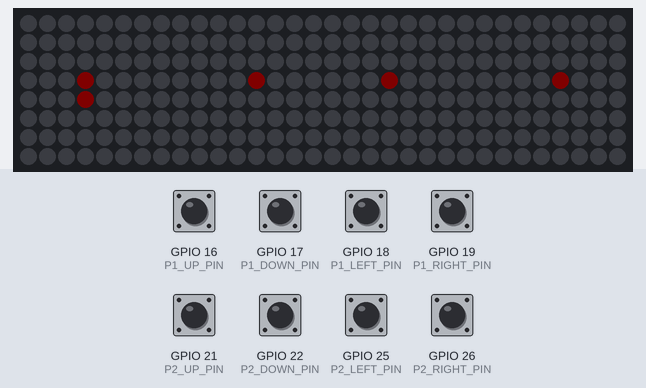
Bench run of a program on a simulated ESP32. On the bench: 32×8 RGB LED matrix (first LED top left, wired row by row). The inputs (shaded band) are chosen by the test bench; at power-on: GPIO 16 (P1_UP_PIN), GPIO 17 (P1_DOWN_PIN), GPIO 18 (P1_LEFT_PIN), GPIO 19 (P1_RIGHT_PIN), GPIO 21 (P2_UP_PIN), GPIO 22 (P2_DOWN_PIN), GPIO 25 (P2_LEFT_PIN), GPIO 26 (P2_RIGHT_PIN) HIGH. Dim RGB values are drawn brighter than linear.

Above: at 1.9 s.
2.0 s: GPIO 21 (P2_UP_PIN) pulled LOW for 0.15 s
At 2.11 s:
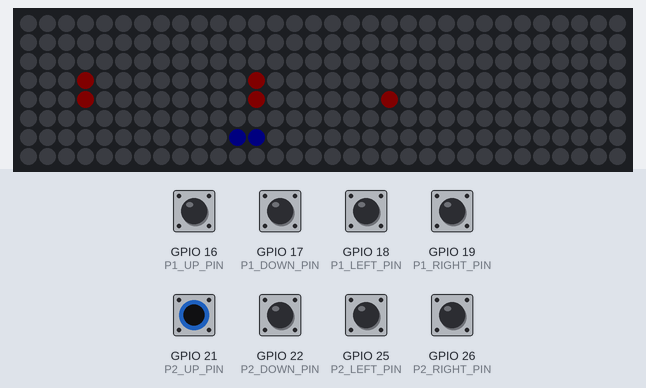
2.7 s: GPIO 16 (P1_UP_PIN) pulled LOW for 0.15 s
At 2.83 s:
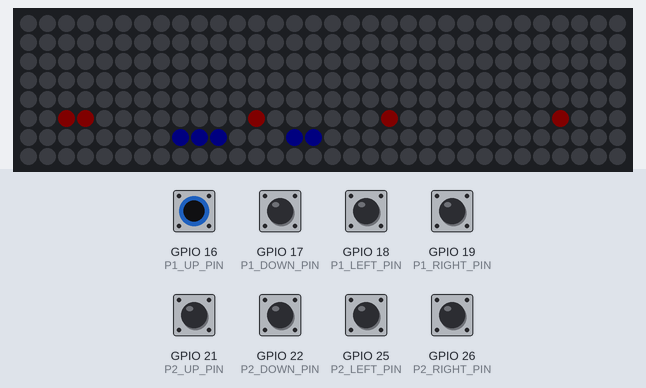
3.4 s: GPIO 18 (P1_LEFT_PIN) pulled LOW for 0.15 s
At 3.55 s:
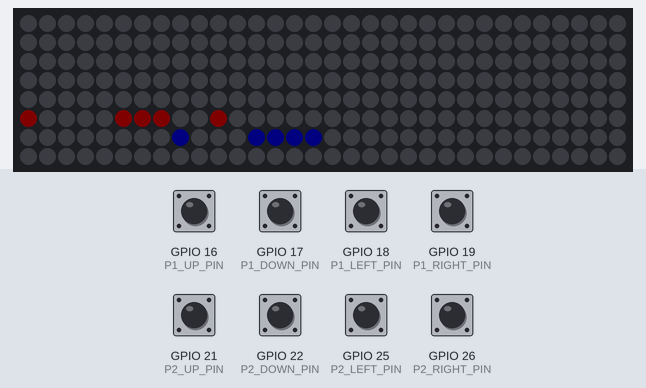
4.1 s: GPIO 17 (P1_DOWN_PIN) pulled LOW for 0.15 s
At 4.27 s:
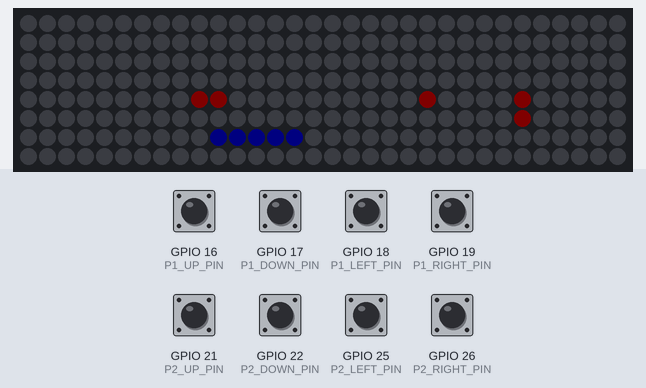
4.8 s: GPIO 19 (P1_RIGHT_PIN) pulled LOW for 0.15 s
At 4.87 s:
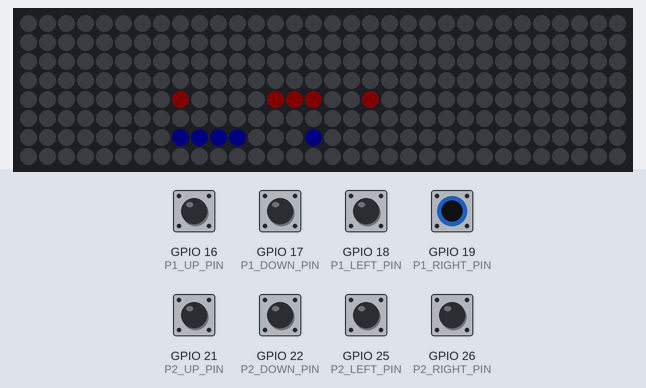
5.5 s: GPIO 25 (P2_LEFT_PIN) pulled LOW for 0.15 s
At 5.6 s:
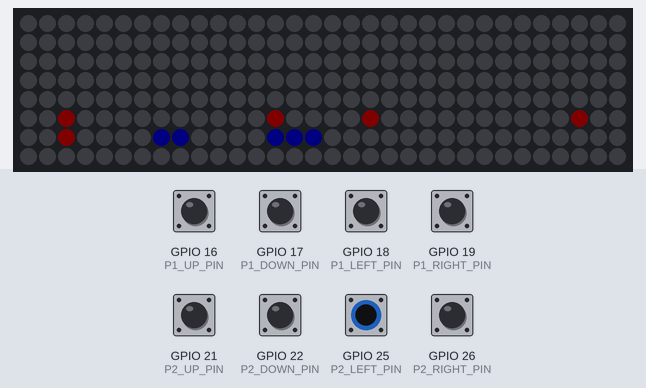
Timing chart, 0 to 7.2 s (numbered marks = the images above; inputs shaded):
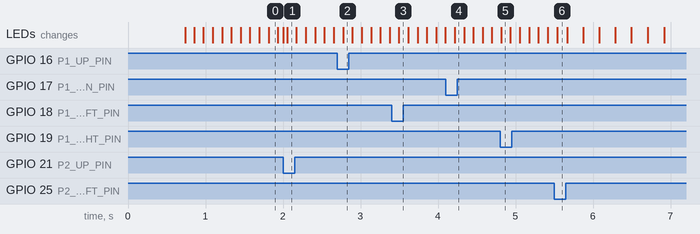

The program:

main.cpp
```cpp
#include <FastLED.h>

#define DATA_PIN 23

#define MATRIX_WIDTH 32
#define MATRIX_HEIGHT 8
#define NUM_LEDS (MATRIX_WIDTH * MATRIX_HEIGHT)
#define SNAKE_LEN 5
#define ROUND_SHOW_MS 700

#define P1_UP_PIN 16
#define P1_DOWN_PIN 17
#define P1_LEFT_PIN 18
#define P1_RIGHT_PIN 19

#define P2_UP_PIN 21
#define P2_DOWN_PIN 22
#define P2_LEFT_PIN 25
#define P2_RIGHT_PIN 26

static CRGB leds[NUM_LEDS];
static uint8_t occupancy[NUM_LEDS]; // 0 = empty, 1 = P1, 2 = P2

enum Dir : uint8_t { DIR_UP, DIR_DOWN, DIR_LEFT, DIR_RIGHT };

struct Player {
    uint8_t x;
    uint8_t y;
    Dir dir;
    CRGB color;
    bool alive;
};

struct Trail {
    uint16_t buf[NUM_LEDS];
    uint16_t head;
    uint16_t len;
};

static Player p1;
static Player p2;
static Trail t1;
static Trail t2;
static uint16_t roundNum = 0;

static const uint16_t TICK_MS = 120;
static uint32_t lastTick = 0;

static uint16_t XY(uint8_t x, uint8_t y) {
    // Serpentine wiring by columns: each column is 8 pixels tall.
    // Column 0 goes top->bottom, column 1 goes bottom->top, etc.
    if (x % 2 == 0) {
        return (x * MATRIX_HEIGHT) + y;
    }
    return (x * MATRIX_HEIGHT) + (MATRIX_HEIGHT - 1 - y);
}

static bool isOpposite(Dir a, Dir b) {
    return (a == DIR_UP && b == DIR_DOWN) ||
           (a == DIR_DOWN && b == DIR_UP) ||
           (a == DIR_LEFT && b == DIR_RIGHT) ||
           (a == DIR_RIGHT && b == DIR_LEFT);
}

static void clearBoard() {
    for (int i = 0; i < NUM_LEDS; i++) {
        leds[i] = CRGB::Black;
        occupancy[i] = 0;
    }
    FastLED.show();
}

static void drawDigit3x5(uint8_t x, uint8_t y, uint8_t digit, const CRGB &c) {
    static const uint16_t font[10] = {
        0b111101101101111, // 0
        0b010110010010111, // 1
        0b111001111100111, // 2
        0b111001111001111, // 3
        0b101101111001001, // 4
        0b111100111001111, // 5
        0b111100111101111, // 6
        0b111001001001001, // 7
        0b111101111101111, // 8
        0b111101111001111  // 9
    };
    if (digit > 9) return;
    uint16_t bits = font[digit];
    for (uint8_t row = 0; row < 5; row++) {
        for (uint8_t col = 0; col < 3; col++) {
            uint8_t bit = 14 - (row * 3 + col);
            if ((bits >> bit) & 0x1) {
                uint8_t px = x + col;
                uint8_t py = y + row;
                if (px < MATRIX_WIDTH && py < MATRIX_HEIGHT) {
                    leds[XY(px, py)] = c;
                }
            }
        }
    }
}

static void showRoundNumber(uint16_t round) {
    char buf[6];
    snprintf(buf, sizeof(buf), "%u", round);
    uint8_t len = strlen(buf);
    uint8_t totalWidth = (len * 3) + (len > 0 ? (len - 1) : 0);
    uint8_t startX = (MATRIX_WIDTH - totalWidth) / 2;
    uint8_t startY = (MATRIX_HEIGHT - 5) / 2;

    for (uint8_t i = 0; i < len; i++) {
        uint8_t digit = static_cast<uint8_t>(buf[i] - '0');
        drawDigit3x5(startX + i * 4, startY, digit, CRGB::White);
    }
    FastLED.show();
    delay(ROUND_SHOW_MS);
}

static void trailReset(Trail &t) {
    t.head = 0;
    t.len = 0;
}

static void trailAddAndTrim(Trail &t, uint16_t idx, uint8_t id) {
    t.buf[t.head] = idx;
    t.head = (t.head + 1) % NUM_LEDS;
    if (t.len < NUM_LEDS) t.len++;
    if (SNAKE_LEN > 0 && t.len > SNAKE_LEN) {
        uint16_t tailIndex = (t.head + NUM_LEDS - t.len) % NUM_LEDS;
        uint16_t tailIdx = t.buf[tailIndex];
        t.len--;
        if (occupancy[tailIdx] == id) {
            occupancy[tailIdx] = 0;
            leds[tailIdx] = CRGB::Black;
        }
    }
}

static void setPlayerStart(Player &p, Trail &t, uint8_t x, uint8_t y, Dir d, const CRGB &c, uint8_t id) {
    p.x = x;
    p.y = y;
    p.dir = d;
    p.color = c;
    p.alive = true;
    uint16_t idx = XY(x, y);
    occupancy[idx] = id;
    leds[idx] = c;
    trailReset(t);
    trailAddAndTrim(t, idx, id);
}

static void resetGame() {
    clearBoard();
    roundNum++;
    showRoundNumber(roundNum);
    clearBoard();
    setPlayerStart(p1, t1, 6, 3, DIR_RIGHT, CRGB::Red, 1);
    trailReset(t2);
    p2.alive = false;
    FastLED.show();
}

static bool pressed(uint8_t pin) {
    return digitalRead(pin) == LOW;
}

static void readInputs() {
    Dir next;
    if (pressed(P1_UP_PIN)) next = DIR_UP;
    else if (pressed(P1_DOWN_PIN)) next = DIR_DOWN;
    else if (pressed(P1_LEFT_PIN)) next = DIR_LEFT;
    else if (pressed(P1_RIGHT_PIN)) next = DIR_RIGHT;
    else next = p1.dir;
    if (!isOpposite(p1.dir, next)) p1.dir = next;

    bool p2Pressed = true;
    if (pressed(P2_UP_PIN)) next = DIR_UP;
    else if (pressed(P2_DOWN_PIN)) next = DIR_DOWN;
    else if (pressed(P2_LEFT_PIN)) next = DIR_LEFT;
    else if (pressed(P2_RIGHT_PIN)) next = DIR_RIGHT;
    else {
        p2Pressed = false;
        next = p2.dir;
    }

    if (!p2.alive) {
        if (p2Pressed) {
            uint8_t sx = 25;
            uint8_t sy = 4;
            if (occupancy[XY(sx, sy)] == 0) {
                setPlayerStart(p2, t2, sx, sy, next, CRGB::Blue, 2);
                FastLED.show();
            }
        }
        return;
    }

    if (!isOpposite(p2.dir, next)) p2.dir = next;
}

static bool stepPlayer(const Player &p, uint8_t &nx, uint8_t &ny) {
    int16_t tx = p.x;
    int16_t ty = p.y;
    switch (p.dir) {
        case DIR_UP:
            ty -= 1;
            if (ty < 0) ty = MATRIX_HEIGHT - 1;
            break;
        case DIR_DOWN:
            ty += 1;
            if (ty >= MATRIX_HEIGHT) ty = 0;
            break;
        case DIR_LEFT:
            tx -= 1;
            if (tx < 0) tx = MATRIX_WIDTH - 1;
            break;
        case DIR_RIGHT:
            tx += 1;
            if (tx >= MATRIX_WIDTH) tx = 0;
            break;
    }
    nx = static_cast<uint8_t>(tx);
    ny = static_cast<uint8_t>(ty);
    return true;
}

static void gameOverFlash(bool p1Crash, bool p2Crash) {
    CRGB color = CRGB::White;
    if (p1Crash && !p2Crash) color = CRGB::Blue;
    if (p2Crash && !p1Crash) color = CRGB::Red;

    for (int i = 0; i < 3; i++) {
        fill_solid(leds, NUM_LEDS, color);
        FastLED.show();
        delay(200);
        clearBoard();
        delay(200);
    }
    resetGame();
}

static void tick() {
    if (!p1.alive) {
        resetGame();
        return;
    }

    if (!p2.alive) {
        uint8_t n1x, n1y;
        stepPlayer(p1, n1x, n1y);

        bool crash1 = occupancy[XY(n1x, n1y)] != 0;
        if (crash1) {
            p1.alive = false;
            gameOverFlash(true, false);
            return;
        }

        uint16_t i1 = XY(n1x, n1y);
        occupancy[i1] = 1;
        leds[i1] = p1.color;
        trailAddAndTrim(t1, i1, 1);
        p1.x = n1x; p1.y = n1y;
        FastLED.show();
        return;
    }

    uint8_t n1x, n1y, n2x, n2y;
    bool in1 = stepPlayer(p1, n1x, n1y);
    bool in2 = stepPlayer(p2, n2x, n2y);

    bool crash1 = !in1;
    bool crash2 = !in2;

    if (in1 && occupancy[XY(n1x, n1y)] != 0) crash1 = true;
    if (in2 && occupancy[XY(n2x, n2y)] != 0) crash2 = true;

    if (in1 && in2 && n1x == n2x && n1y == n2y) {
        crash1 = true;
        crash2 = true;
    }

    if (crash1 || crash2) {
        p1.alive = !crash1;
        p2.alive = !crash2;
        gameOverFlash(crash1, crash2);
        return;
    }

    uint16_t i1 = XY(n1x, n1y);
    uint16_t i2 = XY(n2x, n2y);

    occupancy[i1] = 1;
    occupancy[i2] = 2;

    leds[i1] = p1.color;
    leds[i2] = p2.color;
    trailAddAndTrim(t1, i1, 1);
    trailAddAndTrim(t2, i2, 2);

    p1.x = n1x; p1.y = n1y;
    p2.x = n2x; p2.y = n2y;

    FastLED.show();
}

void setup() {
    Serial.begin(115200);

    pinMode(P1_UP_PIN, INPUT_PULLUP);
    pinMode(P1_DOWN_PIN, INPUT_PULLUP);
    pinMode(P1_LEFT_PIN, INPUT_PULLUP);
    pinMode(P1_RIGHT_PIN, INPUT_PULLUP);

    pinMode(P2_UP_PIN, INPUT_PULLUP);
    pinMode(P2_DOWN_PIN, INPUT_PULLUP);
    pinMode(P2_LEFT_PIN, INPUT_PULLUP);
    pinMode(P2_RIGHT_PIN, INPUT_PULLUP);

    FastLED.addLeds<WS2812, DATA_PIN, GRB>(leds, NUM_LEDS);
    FastLED.setBrightness(5);
    resetGame();
}

void loop() {
    readInputs();
    uint32_t now = millis();
    if (now - lastTick >= TICK_MS) {
        lastTick = now;
        tick();
    }
}
```

Measured:
- after the input at 2.0 s, the LEDs: first change at once (image 1 shows a later state)
